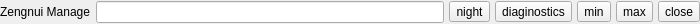
<?xml version="1.0" encoding="UTF-8"?>
<ui version="4.0">
 <class>TopWidget</class>
 <widget class="QWidget" name="TopWidget">
  <property name="geometry">
   <rect>
    <x>0</x>
    <y>0</y>
    <width>700</width>
    <height>24</height>
   </rect>
  </property>
  <property name="windowTitle">
   <string>Form</string>
  </property>
  <layout class="QVBoxLayout" name="verticalLayout">
   <property name="spacing">
    <number>5</number>
   </property>
   <property name="leftMargin">
    <number>0</number>
   </property>
   <property name="topMargin">
    <number>0</number>
   </property>
   <property name="rightMargin">
    <number>0</number>
   </property>
   <property name="bottomMargin">
    <number>0</number>
   </property>
   <item>
    <layout class="QHBoxLayout" name="horizontalLayout_2">
     <item>
      <widget class="QLabel" name="top_theme">
       <property name="text">
        <string>Zengnui Manage</string>
       </property>
      </widget>
     </item>
     <item>
      <widget class="QLineEdit" name="top_input"/>
     </item>
     <item>
      <widget class="QWidget" name="icon_widget" native="true">
       <layout class="QHBoxLayout" name="horizontalLayout">
        <property name="spacing">
         <number>5</number>
        </property>
        <property name="leftMargin">
         <number>0</number>
        </property>
        <property name="topMargin">
         <number>0</number>
        </property>
        <property name="rightMargin">
         <number>0</number>
        </property>
        <property name="bottomMargin">
         <number>0</number>
        </property>
        <item>
         <widget class="QToolButton" name="btn_night">
          <property name="text">
           <string>night</string>
          </property>
         </widget>
        </item>
        <item>
         <widget class="QToolButton" name="btn_diaginostics">
          <property name="text">
           <string>diaginostics</string>
          </property>
         </widget>
        </item>
        <item>
         <widget class="QToolButton" name="btn_min">
          <property name="text">
           <string>min</string>
          </property>
         </widget>
        </item>
        <item>
         <widget class="QToolButton" name="btn_max">
          <property name="text">
           <string>max</string>
          </property>
         </widget>
        </item>
        <item>
         <widget class="QToolButton" name="btn_close">
          <property name="text">
           <string>close</string>
          </property>
         </widget>
        </item>
       </layout>
      </widget>
     </item>
    </layout>
   </item>
  </layout>
 </widget>
 <resources/>
 <connections/>
</ui>
